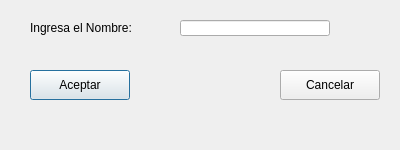
<?xml version="1.0" encoding="UTF-8"?>
<ui version="4.0">
	<class>dlgDemo02</class>
	<widget class="QDialog" name="dlgDemo02">
		<property name="geometry">
			<rect>
			<x>0</x>
			<y>0</y>
			<width>400</width>
			<height>150</height>
			</rect>
		</property>
        <property name="windowTitle">
			<string>Demo 02: Creacion de Controles en una UI sin disenador</string>
		</property>
        <widget class="QLabel" name="lblNombre">
			<property name="geometry">
				<rect>
				 <x>30</x>
				 <y>20</y>
				 <width>150</width>
				 <height>16</height>
				</rect>
			</property>
			<property name="text">
				<string>Ingresa el Nombre:</string>
			</property>
		</widget>
        <widget class="QLineEdit" name="txtNombre">
			<property name="geometry">
				<rect>
				 <x>180</x>
				 <y>20</y>
				 <width>150</width>
				 <height>16</height>
				</rect>
			</property>			
		</widget>
        <widget class="QPushButton" name="btnAceptar">
			<property name="geometry">
				<rect>
				 <x>30</x>
				 <y>70</y>
				 <width>100</width>
				 <height>30</height>
				</rect>
			</property>
			<property name="text">
				<string>Aceptar</string>
			</property>
		</widget>
        <widget class="QPushButton" name="btnCancelar">
			<property name="geometry">
				<rect>
				 <x>280</x>
				 <y>70</y>
				 <width>100</width>
				 <height>30</height>
				</rect>
			</property>
			<property name="text">
				<string>Cancelar</string>
			</property>
		</widget>
	</widget>
</ui>
